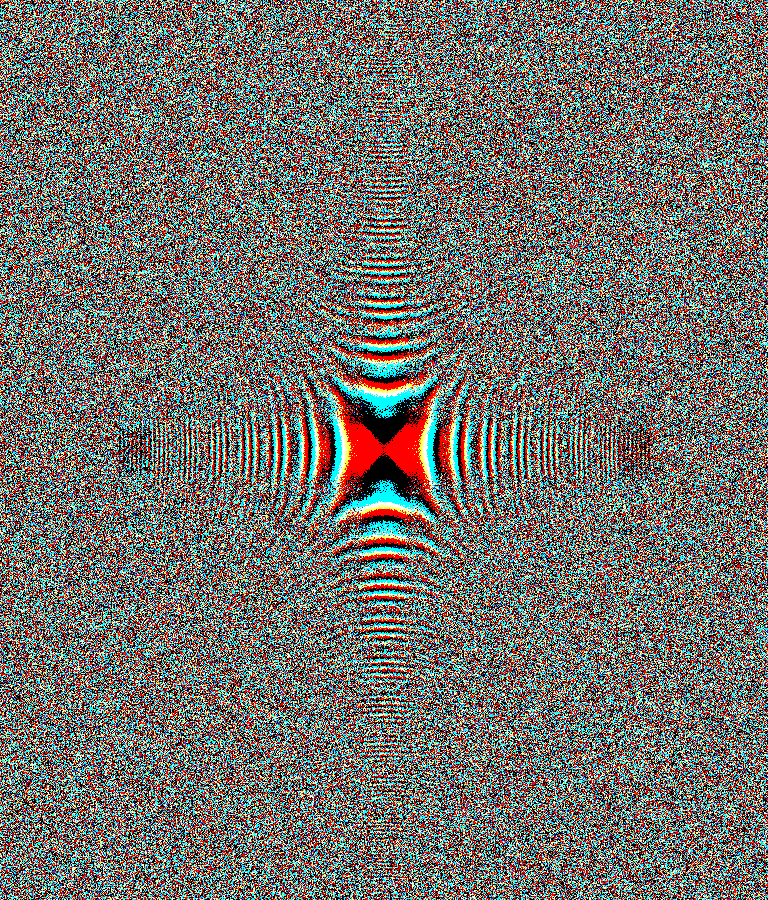
%> input picture ExampleNetworkInputData/BlanksFrames/InputImage38.png, 768 x 900 px, given in place of BlankFrame.png, which was not available
$ octave RawSyntheticSARDataGeneration.m   (GNU Octave 9; MATLAB toolbox functions it lacks are replaced by stand-ins)
%> lines starting %> are read from the running program, lines starting %| are printed output that depends on the picture; pictures that were not available may be replaced by others from this repository, and a replacement may not be noted
clear all
clc

%% IMAGE FORMATION PROCESS

%% Read in blank frame
I = imread("BlankFrame.png");  % Read in blank (black frame for targets to be overlayed onto)
%> I is the input picture: size 900x768x3 uint8; mean R, G, B 113.3, 112.6, 106.4
I = rgb2gray(I);
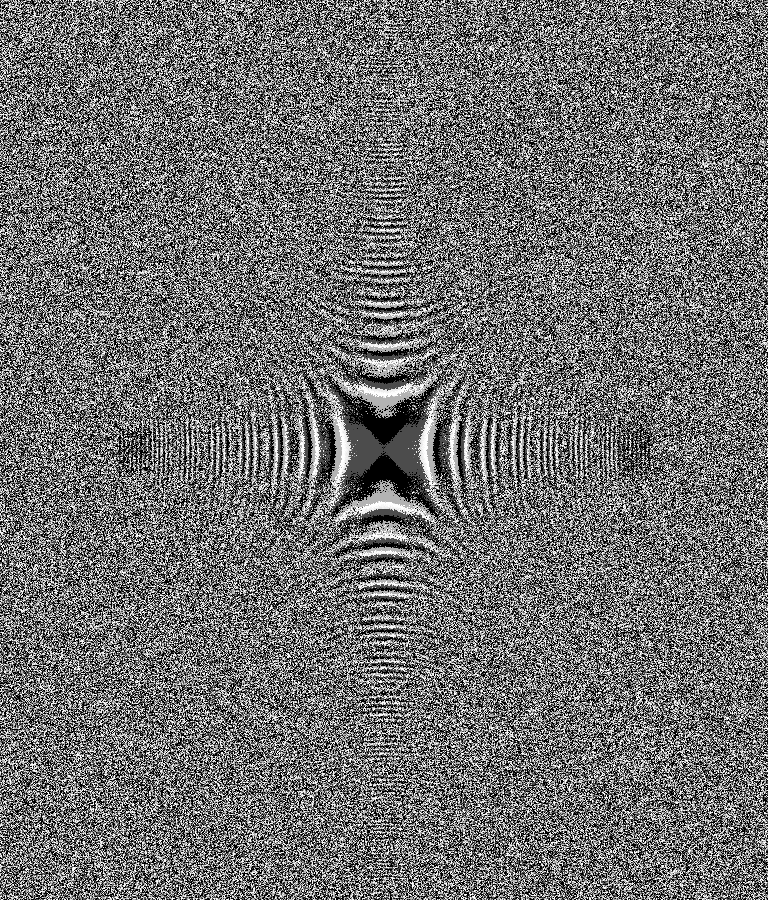
%> I: size 900x768 uint8; min 0, max 255, mean 112.1
%% Target Image Options
prompt = "Number Of Frames to be generated: "; % Query User on number of frames to be generated for dataset
nFrames = input(prompt); % Number of frames to be generated
%> the answer given: 3
prompt2 = "Type of Target Generated: \nDot; 1\nPlane;2 \n:"; % Query User on target type frames are to contain
shapeType = input(prompt2); % Target Type of Data
%> the answer given: 1
prompt3 = "No of Targets Generated/Frame (0 for random): ";  % Query USer on Number of Targets per frame (Can only be >1 for dot case currently due to image input size)
nTargets = input(prompt3);
%> the answer given: 3
shapeArray = ["filled-circle","plane","tank", "ship", "apc"];
shapeSelection = shapeArray(shapeType);
% [4 lines of commented-out code are left out]
[xsize,ysize] = size(I);
%> xsize = 900; ysize = 768
frames = zeros(xsize,ysize);
for i = 1:nFrames
    frames(:,:,i) = I;
end
size(j)
%% Target Generation In Image

 % Generate random nTargets for nFrames
    targetsInFrame = []; % Array containing N targets present in each individual frame


    % Random Number of Targets per frame case
    if (nTargets == 0) % If 0 indicates random number of targets per frame
        for i = 1:nFrames % Iterate through length of nframes (equalt to length of image dataset)
            value = randi(3); % Generate random integer from 1 to 3
            targetsInFrame(i) = value; % Populate array with target quatity data
        end

    else

        % Generate N targets per frame for a fixed value   SHOULD BE
        % CHANGED TO ACCOUNT FOR RANDOM NUMBER CAN CONTAIN 0 FOR TESTING PURPORSES ????
        for i = 1:nFrames % Iterate through nFrames (lenght of image dataset)
            value = nTargets; % CHANGE TO RANDOM INTEGER BETWEEN 0/1 ????
            targetsInFrame(i) = value; % Popuate data with number of targets present in each frame
        end

    end

    % finalFrames = {}; % 3d cell array to contain frame data
    finalFrames = []; % 3d cell array to contain frame data
    lengthA = length(targetsInFrame); % Number of frames in dataset to be generated

    for j = 1:lengthA
        k = targetsInFrame(j); % NUmber of Targets in frame
        frame = frames(:,:,j); % Variable for individual frame to be operated on
        x = randi(25); % Genrated random x postion on frame
        y = randi(25); % generate random y postion on frame
        sizeShape = 1; % Size of Shape Input (INVESTIGATE MEANING OF THIS INPUT, RATIO TO FRAME ETC????)
        RGB = insertShape(frame,"filled-circle",[x y sizeShape],ShapeColor="white",Opacity=1); % I to be modified to be currently modified frame, needs to be modified n times then saves as new PNG

        % If more than one target present in frame generate remaining
        % targets
        if k>1
            for k = 2:k  % From 2 to number of targtes in frame
                x = randi(25);  % Generate random x position in frame
                y = randi(25);  % Generate random y positon in frame
                RGB = insertShape(RGB,"filled-circle",[x y sizeShape],ShapeColor="white",Opacity=1); % I to be modified to be currently modified frame, needs to be modified n times then saves as new PNG
            end
            %finalFrames(j) = {RGB};
            tempFrame = rgb2gray(RGB);
            finalFrames(:,:,j) = rgb2gray(RGB); % Insert Frame with targets into dataset
        end
    end


%% Folder Genration for Target Images

date = string(datetime("now")); % Generate Time of data generation for foldername
date = replace(date,' ',''); % String operations to make name directory friendly
date = replace(date,':',''); % String operations to make name directory friendly
foldername = strcat("SyntheticData", date); % String operations to add Synthetic data title to dataset
foldername = replace(foldername,'-','');   % String operations to make name directory friendly
mkdir(foldername);   % Generate folder directory in project
addpath(foldername); % add path to project so its in scope for future use of synthetic data generation

%% Move Dataset to Project Folder Storage

for i = 1:lengthA    %
    % imageMatrixTruecolor = cell2mat(finalFrames(i));
    imageMatrixTruecolor = finalFrames(:,:,i); % Read in frame from dataset
    imageMatrixGS = imageMatrixTruecolor*1000; % Convert from RGB image to a greyscale image (** Multiply by 1000 to put into valid range for imwrite??)
    filename = "FrameNo" + num2str(i) + ".gif"; % generate image and save as a .gif file
    imwrite(imageMatrixGS, filename);  % Write greyscale image in matrix form to gif filel generated
    movefile(filename, foldername);  % Move file to data storage folder
end
%> this loop made 3 passes
%> pass 1, `imwrite(imageMatrixGS, filename);`:
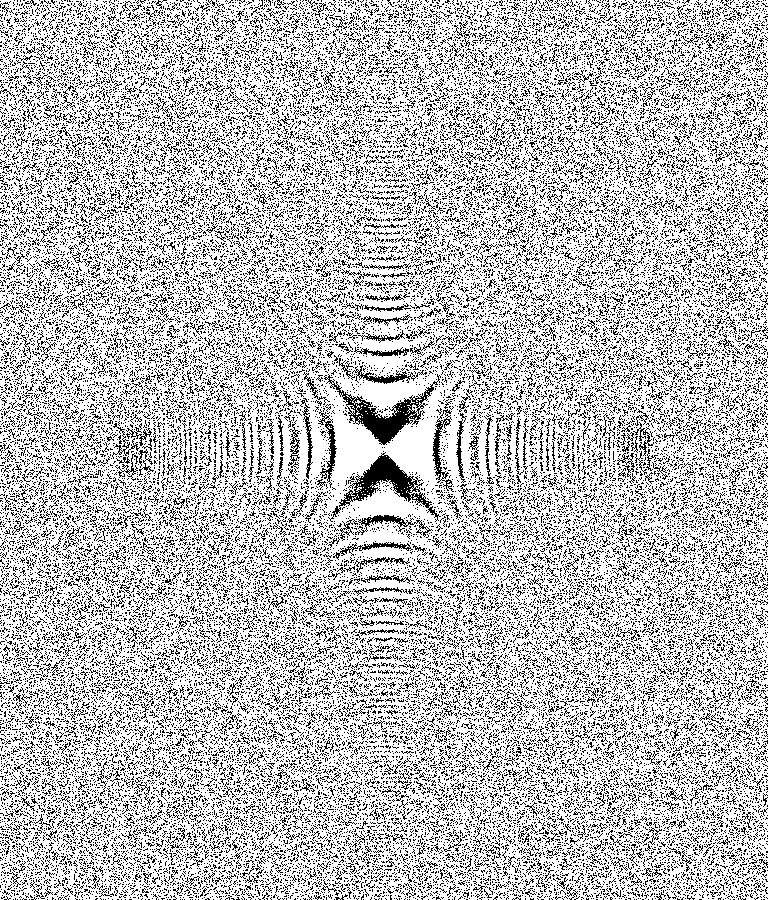
%> saved as FrameNo1.gif: size 900x768 uint8; 74.8% white; black in thin lines or dots


%% Ground Truth Data Generation

% Count Target Occurences For random Dot Case
if shapeType == 1
    count1 = 0;
    count2 = 0;
    count3 = 0;

    for z = 1:lengthA
        nDots = targetsInFrame(z);
        switch nDots
            case 1
                count1 = count1 +1;
            case 2
                count2 = count2 +1;
            case 3
                count3 = count3 +1;
        end
    end
    dotCount = [count1, count2, count3];
    save("GroundTruthData");

    % N Targets in Frame for Plane Data
else if shapetype == 2
        for z = 1:lengthA
            targetPresent = targetsInFrame(z);
        end

end

end


% Synthetic SAR Data Generation

% Main SAR Parameters
PRF=300; % Pulse Repetition Frequency (Hz)
dur=3; % Time of Flight (sec), PRF*dur = received echoes
vp=200; % Velocity of platform
fo=4.5e9; % Carrier frequency (4.5GHz)
La=2; % Antenna length actual
Xc=20000; % Range distance to center of target area
X0=100; % Half Target Area Width (Target is located within [Xc-X0,Xc+X0])
Tp=.25e-5; % Chirp Pulse Duration
B0=100e6; % Baseband bandwidth is plus/minus B0\

% Target

%target_name='pole1'; %Name of Target Profile Image (GIF GrayscaleImage)
%target_name='singlePS';
%target_name= 'airplaneSimple';

% Query Folder containing Images to be processed

prompt = "Name of Folder containing Images: ";
dataFolder = foldername;

% Find Number of Images in folder
folderSearch = strcat(dataFolder,"/*.gif");
a=dir(folderSearch);
out=size(a,1);
RAWDATA = [];

for z = 1:out

    target_name = dataFolder + "/FrameNo" + int2str(z);

    %%Noise
    noise=0; % Set this flag to add noise to signal
    std_dev=.2; % Standard Deviation of Noise

    %% General Variables
    cj=sqrt(-1);
    c=3e8; % Propagation speed
    ic=1/c; % Propagation frequency
    lambda=c/fo; % Wavelength (60cm for fo = 4.5e9)
    eta=linspace(0,dur,PRF*dur)'; % Slow Time Array

    %% Range Parameters
    Kr=B0/Tp; % Range Chirp Rate
    dt=1/(2*B0); % Time Domain Sampling Interval
    Ts=(2*(Xc-X0))/c; % Start time of sampling
    Tf=(2*(Xc+X0))/c+Tp; % End time of sampling

    %% Azimuth Parameters
    Ka=(2*vp^2)./(lambda*(Xc)); % Linear Azimuth FM rate
    % Measurement Parameters
    rbins=2*ceil((.5*(Tf-Ts))/dt); % Number of time (Range) samples
    t=Ts+(0:rbins-1)*dt; % Time array for data acquisition
    s=zeros(PRF*dur,rbins); % Echoed signal array

    %% Target Initialization
    target=imread(target_name,'gif'); %Select Input Target Profile
    [M, N] = size(target);
    ntarget=M*N;

    tnum=1; xn=zeros(ntarget,1); yn=xn; Fn=xn; % Target IntializationVariables
    for m=1:M
        for n=1:N
            xn(tnum)=(n-N/2);
            yn(tnum)=(M/2-m+1);
            Fn(tnum)=double(target(m,n))/255;
            tnum=tnum+1;
        end
    end
    stretch=1;
    xn=xn*stretch; yn=yn*stretch; %Stretch out Target Profile

    %% GENERATE ECHOES
    for j=1:(PRF*dur);

        for i=1:ntarget;

            wa=sinc(La*(atan(vp*(eta(j)-dur/2+yn(i)/vp)/Xc))/lambda).^2;

            R=sqrt((Xc+xn(i))^2+vp^2*((eta(j)-dur/2+yn(i)/vp)^2));

            td=t-2*R/c;

            if noise==1
                s(j,:)=s(j,:)+std_dev*randn(size(s(j,:)))...
                    +Fn(i)*wa*exp(-cj*(4*pi*fo*ic*R)+cj*pi*Kr*...
                    (td.^2-td*Tp)).*(td >= 0 & td <= Tp);

            else
                s(j,:)=s(j,:)+Fn(i)*wa*exp(-cj*(4*pi*fo*ic*R)+cj*pi*Kr*...
                    (td.^2-td*Tp)).*(td >= 0 & td <= Tp);

            end

        end

    end

    rawDataReal = real(s);
    rawDataImag = imag(s);

    RAWDATA(:,:,z) = s;

    figure(z), imagesc(real(s))
    xlabel('Range, samples'), ylabel('Azimuth, samples')
    title('Raw Data'), colormap('gray');

    dataName = target_name + ".png";
   % exportgraphics(figure, dataName);
    outFolder = "SyntheticDatatsets\" + dataFolder;
    copyfile(dataFolder, outFolder);
    %(dataName, outFolder);
    final_target_name = target_name + ".gif";
    delete(final_target_name);
    delete(foldername);
    pause();

end

$ run again, on ExampleNetworkInputData/BlanksFrames/InputImage6.png
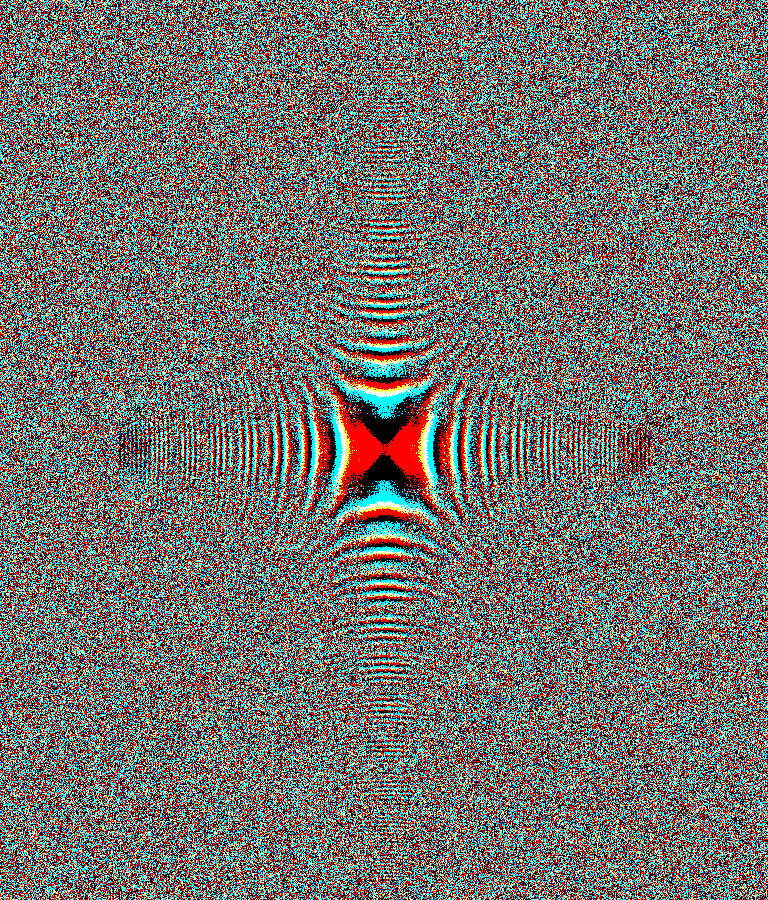
%> input picture ExampleNetworkInputData/BlanksFrames/InputImage6.png, 768 x 900 px, given in place of BlankFrame.png, which was not available
%> I is the input picture: size 900x768x3 uint8; mean R, G, B 113.1, 112.8, 106.7
%> `I = rgb2gray(I);`:
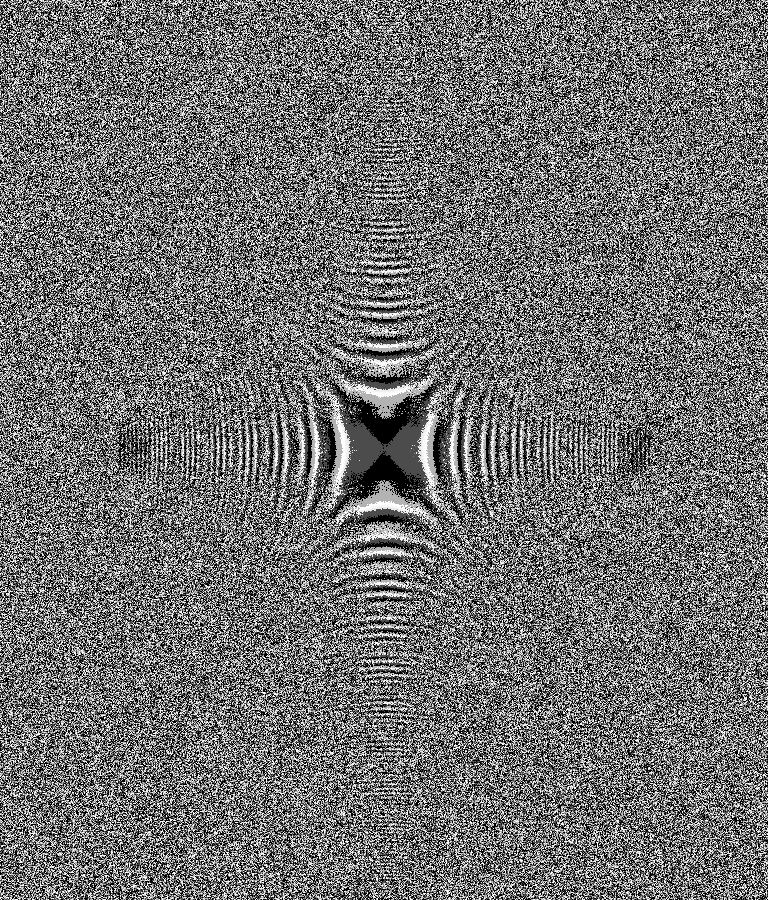
%> I: size 900x768 uint8; min 0, max 255, mean 112.2
%> the loop `for i = 1:lengthA` made 3 passes
%> pass 1, `imwrite(imageMatrixGS, filename);`:
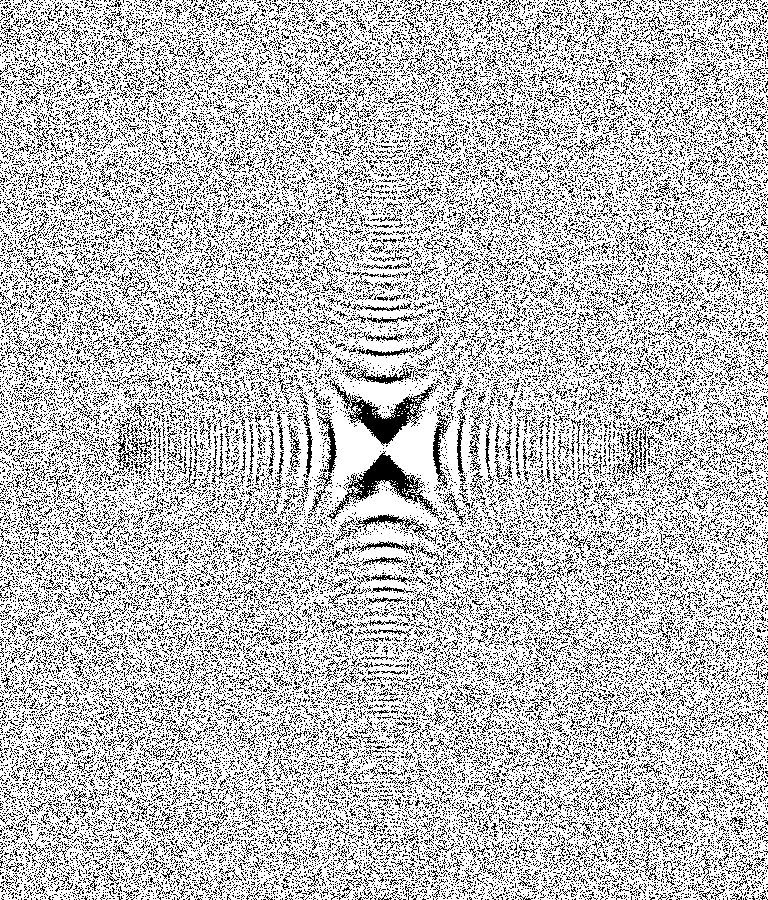
%> saved as FrameNo1.gif: size 900x768 uint8; 74.7% white; black in thin lines or dots

$ run again, on ExampleNetworkInputData/BlanksFrames/InputImage72.png
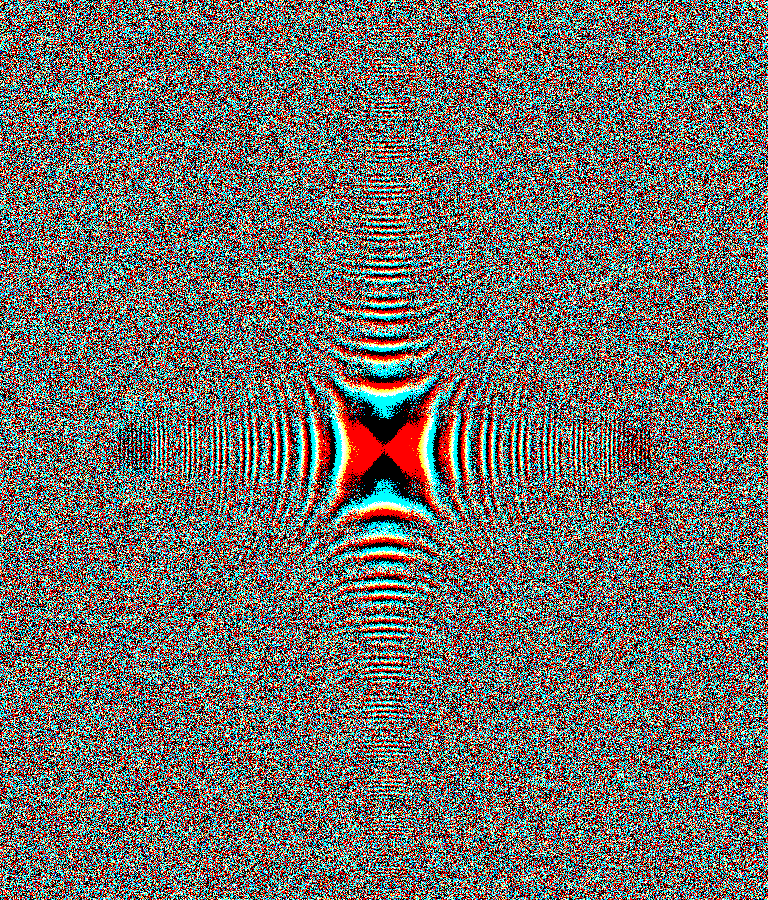
%> input picture ExampleNetworkInputData/BlanksFrames/InputImage72.png, 768 x 900 px, given in place of BlankFrame.png, which was not available
%> I is the input picture: size 900x768x3 uint8; mean R, G, B 113.5, 112.8, 106.5
%> `I = rgb2gray(I);`:
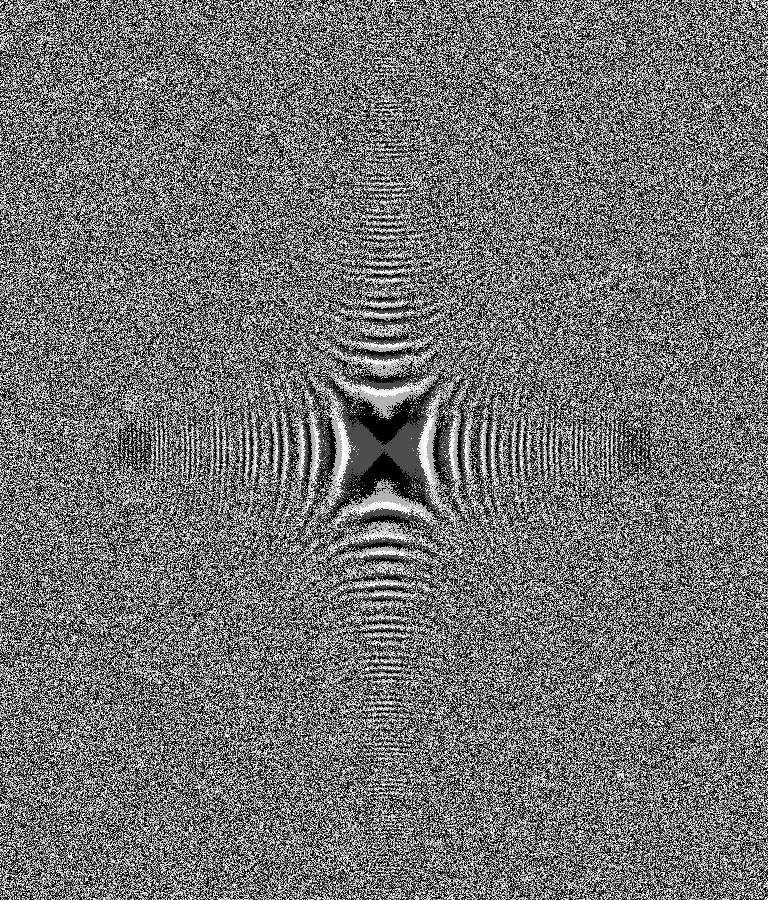
%> I: size 900x768 uint8; min 0, max 255, mean 112.3
%> the loop `for i = 1:lengthA` made 3 passes
%> pass 1, `imwrite(imageMatrixGS, filename);`:
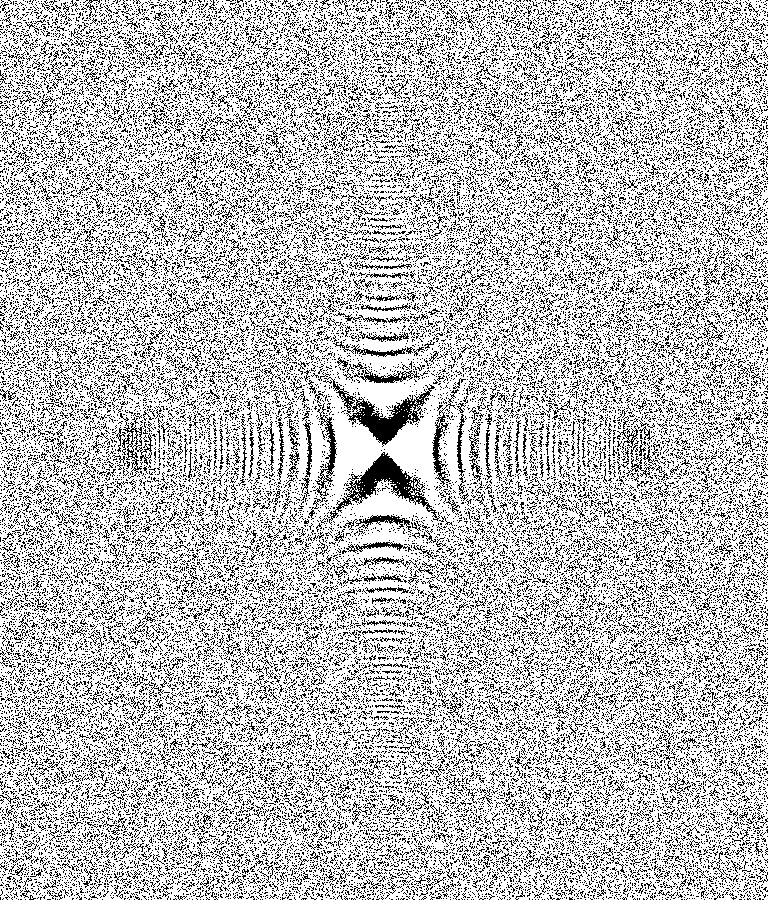
%> saved as FrameNo1.gif: size 900x768 uint8; 74.8% white; black in thin lines or dots
